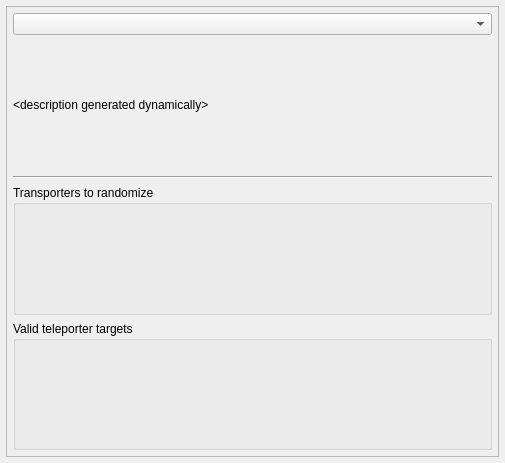
<?xml version="1.0" encoding="UTF-8"?>
<ui version="4.0">
 <class>PresetTeleportersAM2R</class>
 <widget class="QMainWindow" name="PresetTeleportersAM2R">
  <property name="geometry">
   <rect>
    <x>0</x>
    <y>0</y>
    <width>505</width>
    <height>463</height>
   </rect>
  </property>
  <property name="windowTitle">
   <string>Transporters</string>
  </property>
  <widget class="QWidget" name="centralWidget">
   <property name="maximumSize">
    <size>
     <width>16777215</width>
     <height>16777215</height>
    </size>
   </property>
   <layout class="QVBoxLayout" name="teleporter_parent_layout">
    <property name="leftMargin">
     <number>6</number>
    </property>
    <property name="topMargin">
     <number>6</number>
    </property>
    <property name="rightMargin">
     <number>6</number>
    </property>
    <property name="bottomMargin">
     <number>6</number>
    </property>
    <item>
     <widget class="QScrollArea" name="teleporter_scroll_area">
      <property name="widgetResizable">
       <bool>true</bool>
      </property>
      <widget class="QWidget" name="teleporter_scroll_area_contents">
       <property name="geometry">
        <rect>
         <x>0</x>
         <y>0</y>
         <width>493</width>
         <height>451</height>
        </rect>
       </property>
       <layout class="QVBoxLayout" name="teleporters_layout">
        <property name="leftMargin">
         <number>6</number>
        </property>
        <property name="topMargin">
         <number>6</number>
        </property>
        <property name="rightMargin">
         <number>6</number>
        </property>
        <property name="bottomMargin">
         <number>6</number>
        </property>
        <item>
         <widget class="ScrollProtectedComboBox" name="teleporters_combo"/>
        </item>
        <item>
         <widget class="QLabel" name="teleporters_description_label">
          <property name="text">
           <string>&lt;html&gt;&lt;head/&gt;&lt;body&gt;&lt;p&gt;&amp;lt;description generated dynamically&amp;gt;&lt;/p&gt;&lt;/body&gt;&lt;/html&gt;</string>
          </property>
          <property name="scaledContents">
           <bool>true</bool>
          </property>
          <property name="wordWrap">
           <bool>true</bool>
          </property>
         </widget>
        </item>
        <item>
         <widget class="Line" name="teleporters_line">
          <property name="orientation">
           <enum>Qt::Horizontal</enum>
          </property>
         </widget>
        </item>
        <item>
         <widget class="QGroupBox" name="teleporters_source_group">
          <property name="title">
           <string>Transporters to randomize</string>
          </property>
          <layout class="QGridLayout" name="teleporters_source_layout">
           <property name="leftMargin">
            <number>6</number>
           </property>
           <property name="topMargin">
            <number>6</number>
           </property>
           <property name="rightMargin">
            <number>6</number>
           </property>
           <property name="bottomMargin">
            <number>6</number>
           </property>
           <property name="spacing">
            <number>6</number>
           </property>
          </layout>
         </widget>
        </item>
        <item>
         <widget class="QGroupBox" name="teleporters_target_group">
          <property name="title">
           <string>Valid teleporter targets</string>
          </property>
          <layout class="QGridLayout" name="teleporters_target_layout">
           <property name="leftMargin">
            <number>6</number>
           </property>
           <property name="topMargin">
            <number>6</number>
           </property>
           <property name="rightMargin">
            <number>6</number>
           </property>
           <property name="bottomMargin">
            <number>6</number>
           </property>
           <property name="spacing">
            <number>6</number>
           </property>
          </layout>
         </widget>
        </item>
       </layout>
      </widget>
     </widget>
    </item>
   </layout>
  </widget>
 </widget>
 <layoutdefault spacing="6" margin="11"/>
 <customwidgets>
  <customwidget>
   <class>ScrollProtectedComboBox</class>
   <extends>QComboBox</extends>
   <header>randovania/gui/lib/custom_ui_widgets/scroll_protected.h</header>
  </customwidget>
 </customwidgets>
 <resources/>
 <connections/>
</ui>
